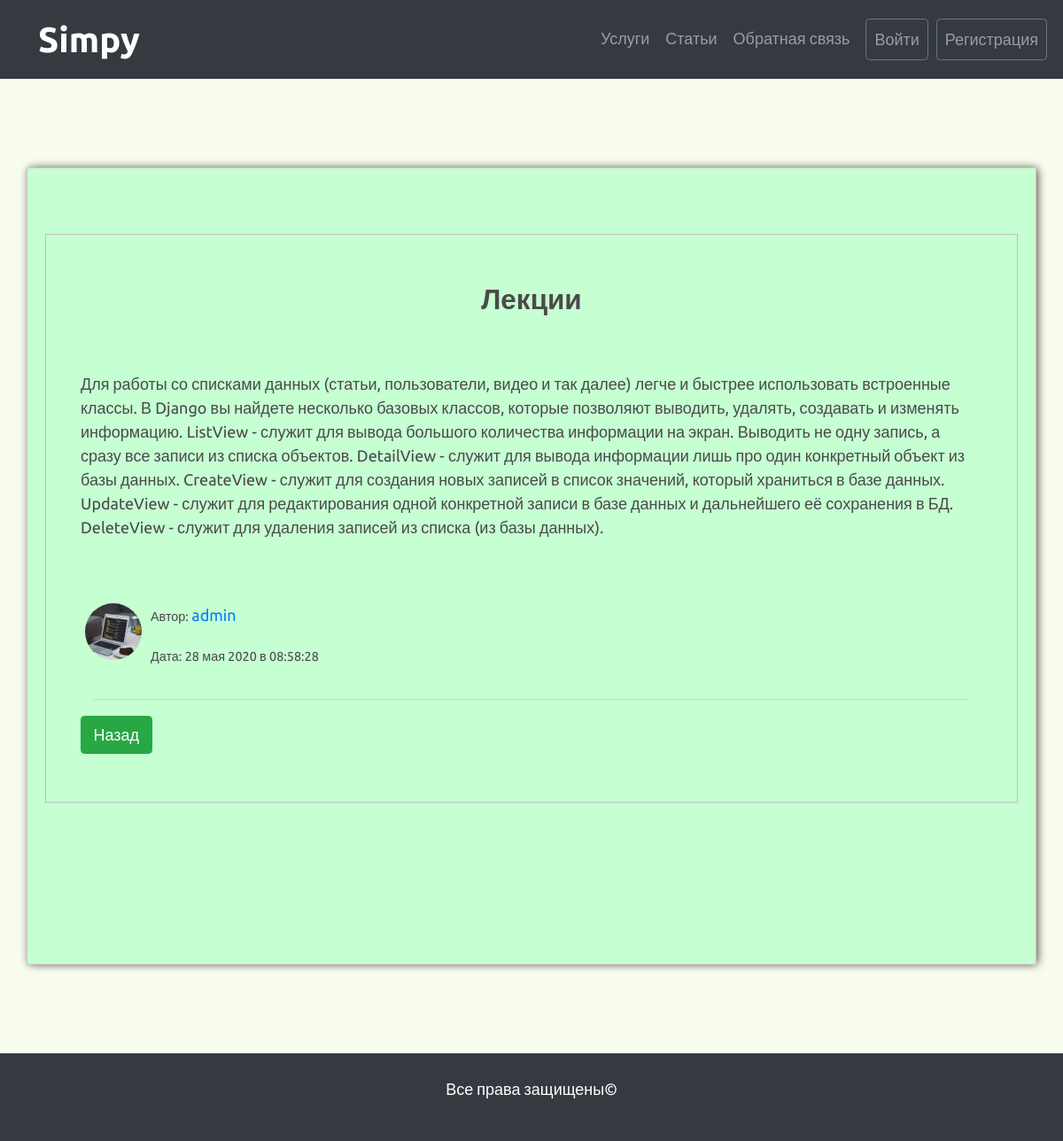
The app's page /articles/3/ with its own data.
### services/models.py (models this page shows, shortened)
class Article(models.Model):
    title = models.CharField(max_length=200)
    text = models.TextField()
    date = models.DateTimeField(default=timezone.now)
    author = models.ForeignKey(User, on_delete=models.CASCADE)
    def __str__(self):
        return self.title

### reg/models.py (models this page shows, shortened)
class Profile(models.Model):
    user = models.OneToOneField(User, on_delete=models.CASCADE)
    image = models.ImageField(default='default.png', upload_to="user_images")
    male = 'ml'
    female = 'fm'
    any = 'an'
    sex_choises = [
        (male, 'Мужской пол'),
        (female, 'Женский пол'),
        (any, 'Любой другой пол'),
    ]
    sex = models.CharField(
        max_length=2,
        choices=sex_choises,
        default=any,
    )
    notice = models.BooleanField(blank=True, null=False, default=False)

### services/views.py (the view)
# urls.py: path('articles/<int:pk>/', views.ShowArticleDetailView.as_view(), name="article-detail"),
class ShowArticleDetailView(DetailView):
    model = Article
    def get_context_data(self, **kwards):
        context = super(ShowArticleDetailView, self).get_context_data(**kwards)
        context['title'] = Article.objects.filter(pk=self.kwargs['pk']).first()
        return context

### services/templates/services/article_detail.html (shortened to what this page needs)
{% extends 'services/index.html' %}
{% block center %}
<div class="main_section container reg">
    <div class="mt-5 p-5 news">
        <div class="row mb-5 justify-content-center">
            <h3>{{ object.title }}</h3>
        </div>
        <div class="row mb-5">
            <p>{{ object.text|safe }}</p>
        </div>
        <div class="row d-flex justify-content-between">
            <div class="row d-flex flex-row">
                <img src="{{ object.author.profile.image.url }}" alt="{{ object.author }}" class="user_image">
                <div>
                    <p><small>Автор: <a href="{% url 'articles-user' object.author %}">{{ object.author }}</a></small></p>
                    <p class="text-muted"><small>Дата: {{ object.date|date:"d E Y в H:i:s" }}</small></p>
                </div>
            </div>
        </div>
        <hr>
        <div class="row d-flex justify-content-between">
            <div>
                <a href="{% url 'articles' %}" class="btn btn-success mr-3">Назад</a>
            </div>
        </div>
    </div>
    </div>
</div>
{% endblock center %}

### services/static/services/css/main.css (style rules this page uses)
* { font-family: 'Ubuntu', sans-serif; font-size: 18px; font-weight: 400; color: #4a4a4a; }
body { background-color: #f8fdee; }
h1, h2, h3, h4, h5, h6 { font-weight: 700; }
.main_section { min-height: 900px; }
.user_image { width: 64px; height: 64px; border-radius: 50%; margin-right: 10px; margin-left: 20px; }
.reg { background-color: #c6ffd2; margin-top: 100px; margin-bottom: 100px; padding: 20px; border: 1px solid #ccc7c7; box-sizing: border-box; -webkit-box-shadow: 2px 0px 10px -1px rgba(0,0,0,0.75); -moz-box-shadow: 2px 0px 10px -1px rgba(0,0,0,0.75); box-shadow: 2px 0px 10px -1px rgba(0,0,0,0.75); }
.news { border: 1px solid silver; }

### records on screen
Article: title "Лекции", text "Для работы со списками данных (статьи, пользователи, видео и так далее) легче и быстрее использовать встроенные классы. В Django вы найдете несколько базовых классов, которые позволяют выводить, удалять, создавать и изменять информацию. ListView - служит для вывода большого количества информации на экран. Выводить не одну запись, а сразу все записи из списка объектов. DetailView - служит для вывода информации лишь про один конкретный объект из базы данных. CreateView - служит для создания новых записей в список значений, который храниться в базе данных. UpdateView - служит для редактирования одной конкретной записи в базе данных и дальнейшего её сохранения в БД. DeleteView - служит для…", author.profile.image (picture), author "admin", date "28 мая 2020 в 08:58:28"
